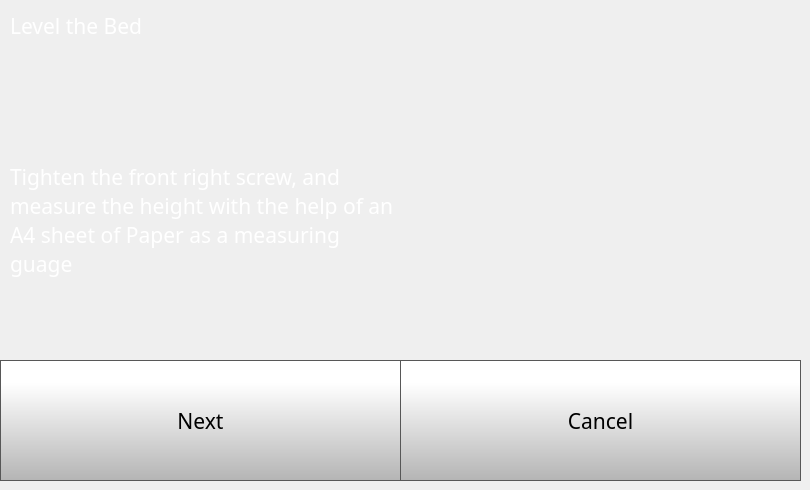
   <widget class="QWidget" name="idexConfigStep2Page">
    <widget class="QLabel" name="CalibrationPoint1_2">
     <property name="geometry">
      <rect>
       <x>420</x>
       <y>70</y>
       <width>361</width>
       <height>261</height>
      </rect>
     </property>
     <property name="text">
      <string/>
     </property>
     <property name="alignment">
      <set>Qt::AlignCenter</set>
     </property>
    </widget>
    <widget class="QPushButton" name="idexConfigStep2NextButton">
     <property name="geometry">
      <rect>
       <x>0</x>
       <y>360</y>
       <width>401</width>
       <height>121</height>
      </rect>
     </property>
     <property name="font">
      <font>
       <family>Gotham</family>
       <pointsize>16</pointsize>
      </font>
     </property>
     <property name="styleSheet">
      <string notr="true">QPushButton {
     border: 1px solid rgb(87, 87, 87);
	background-color: qlineargradient(spread:pad, x1:0, y1:1, x2:0, y2:0.188, stop:0 rgba(180, 180, 180, 255), stop:1 rgba(255, 255, 255, 255));


}

QPushButton:pressed {
    background-color: qlineargradient(x1: 0, y1: 0, x2: 0, y2: 1,
                                      stop: 0 #dadbde, stop: 1 #f6f7fa);
}

QPushButton:flat {
    border: none; /* no border for a flat push button */
}

QPushButton:default {
    border-color: navy; /* make the default button prominent */
}

QPushButton:focus {
	outline: none;
}</string>
     </property>
     <property name="text">
      <string>Next</string>
     </property>
     <property name="iconSize">
      <size>
       <width>40</width>
       <height>40</height>
      </size>
     </property>
    </widget>
    <widget class="QPushButton" name="idexConfigStep2CancelButton">
     <property name="geometry">
      <rect>
       <x>400</x>
       <y>360</y>
       <width>401</width>
       <height>121</height>
      </rect>
     </property>
     <property name="font">
      <font>
       <family>Gotham</family>
       <pointsize>16</pointsize>
      </font>
     </property>
     <property name="styleSheet">
      <string notr="true">QPushButton {
     border: 1px solid rgb(87, 87, 87);
	background-color: qlineargradient(spread:pad, x1:0, y1:1, x2:0, y2:0.188, stop:0 rgba(180, 180, 180, 255), stop:1 rgba(255, 255, 255, 255));


}

QPushButton:pressed {
    background-color: qlineargradient(x1: 0, y1: 0, x2: 0, y2: 1,
                                      stop: 0 #dadbde, stop: 1 #f6f7fa);
}

QPushButton:flat {
    border: none; /* no border for a flat push button */
}

QPushButton:default {
    border-color: navy; /* make the default button prominent */
}

QPushButton:focus {
	outline: none;
}</string>
     </property>
     <property name="text">
      <string>Cancel</string>
     </property>
     <property name="iconSize">
      <size>
       <width>40</width>
       <height>40</height>
      </size>
     </property>
    </widget>
    <widget class="QLabel" name="calibrateLabel_15">
     <property name="geometry">
      <rect>
       <x>10</x>
       <y>80</y>
       <width>391</width>
       <height>281</height>
      </rect>
     </property>
     <property name="font">
      <font>
       <family>Gotham</family>
       <pointsize>16</pointsize>
       <weight>50</weight>
       <bold>false</bold>
      </font>
     </property>
     <property name="styleSheet">
      <string notr="true">color: rgb(255, 255, 255);</string>
     </property>
     <property name="text">
      <string>Tighten the front right screw, and measure the height with the help of an A4 sheet of Paper as a measuring guage</string>
     </property>
     <property name="wordWrap">
      <bool>true</bool>
     </property>
    </widget>
    <widget class="QLabel" name="calibrateLabel_9">
     <property name="geometry">
      <rect>
       <x>10</x>
       <y>10</y>
       <width>781</width>
       <height>31</height>
      </rect>
     </property>
     <property name="font">
      <font>
       <family>Gotham</family>
       <pointsize>16</pointsize>
       <weight>50</weight>
       <bold>false</bold>
      </font>
     </property>
     <property name="styleSheet">
      <string notr="true">color: rgb(255, 255, 255);</string>
     </property>
     <property name="text">
      <string>Level the Bed</string>
     </property>
     <property name="wordWrap">
      <bool>true</bool>
     </property>
    </widget>
   </widget>
